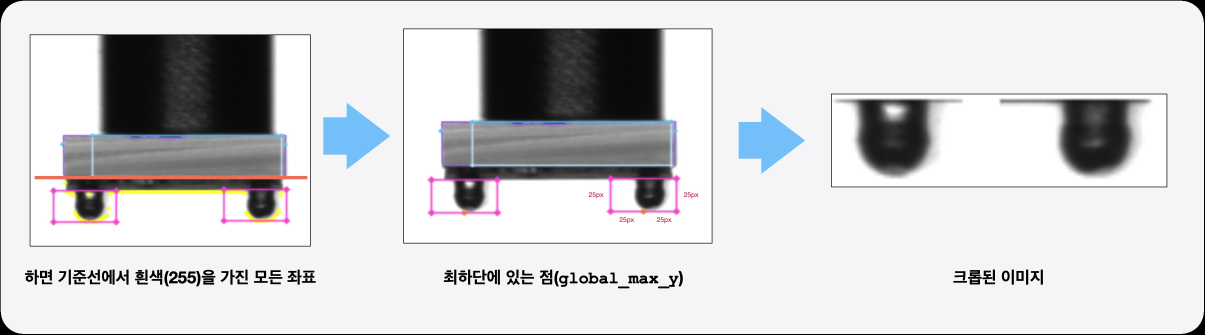
#> input picture assets/side-ball-example.png, 3614 x 1004 px (shown at 1/3 size); its folder holds only this picture in this run
$ python -i pipeline.py   (imports and definitions only)
#> lines starting #> are read from the running program, lines starting #| are printed output that depends on the picture; after the words box and inside, x2 and y2 are one past the last pixel; in counts of white or black regions, pixels touching at a corner belong together
### general.py
"""도메인과 UI에 독립적인 파일·이미지·메모 공통 기능."""

import csv
from datetime import datetime
from pathlib import Path

import cv2
import numpy as np
from PIL import Image


NOTE_CSV_FIELDS = ("path", "filename", "note", "created_at", "modified_at")


def to_grayscale(image):
    """이미지를 그레이스케일로 변환한다."""
    if image.ndim == 2:
        return image.copy()
    if image.shape[2] == 4:
        return cv2.cvtColor(image, cv2.COLOR_BGRA2GRAY) # 4채널 -> 1채널
    return cv2.cvtColor(image, cv2.COLOR_BGR2GRAY) # 3채널 -> 1채널


# [61 lines left out: functions to_bgr, to_bgra, load_ab_tiff_pages, next_capture_path, label_from_filename, not called in this run]


class NotesRepository:
    """CSV에 파일별 메모를 조회하고 갱신한다."""

    def __init__(self, csv_path):
        self.csv_path = Path(csv_path)

    # [53 lines left out: functions find, upsert, _read_all, _write_all, not called in this run]

### bottom/pipeline.py
"""A 영상의 칩 위치를 찾고 6개 ROI에서 원 후보를 검사한다."""

from dataclasses import dataclass, field
from typing import List, Optional, Tuple

import cv2
import numpy as np

from general import load_ab_tiff_pages, to_bgr, to_grayscale
from .circles import CircleRegion, create_circle_roi_preview, draw_circle_regions, find_circle_regions


# 현재 Bottom 영상은 검은 배경에 사각 칩 한 개가 놓인 구성을 전제로 한다.
MIN_CHIP_AREA_RATIO = 0.03 # 3%
MAX_CHIP_AREA_RATIO = 0.80 # 80%
MIN_CHIP_ASPECT_RATIO = 0.65
MIN_CHIP_RECTANGULARITY = 0.80
MIN_BACKGROUND_CONTRAST = 20.0
CHIP_CENTER_COLOR = (255, 145, 0)  # BGR, 파란 중심 표시


@dataclass
class ChipLocation:
    """원본 A 좌표계의 칩 외곽, 회전 사각형과 위치 정보."""

    contour: np.ndarray
    corners: np.ndarray  # 좌상, 우상, 우하, 좌하 순서
    center: Tuple[float, float]
    size: Tuple[float, float]
    angle_degrees: float
    bounding_rect: Tuple[int, int, int, int]
    area: float


@dataclass
class BottomDetectionResult:
    """칩 위치와 원 후보 결과. 원 후보 통과는 양품 판정을 뜻하지 않는다."""

    raw_image_a: np.ndarray
    raw_image_b: np.ndarray
    chip: Optional[ChipLocation] # 칩 위치 정보
    source_visualization: np.ndarray
    chip_mask: np.ndarray # 칩 내부 255 영역 마스크
    threshold: float # 이진화시 밝기 임계값
    chip_crop: Optional[np.ndarray] = None # 원 검출을 위한 크롭된 이미지
    circle_regions: List[CircleRegion] = field(default_factory=list) # 원 검출 결과 리스트
    circle_preview: Optional[np.ndarray] = None # 원 검출 프리뷰 이미지
    roi_preview: Optional[np.ndarray] = None # ROI 프리뷰 이미지

    # [33 lines left out: functions is_detected, candidate_count, review_count, missing_count, all_regions_accepted, _ordered_corners, not called in this run]


def _binarize(image):
    """회색 기판만 남기는 이진화 작업 수행"""

    # 입력된 이미지가 적합한 규격인지 검사
    if (
        image.dtype != np.uint8 # 픽셀당 8비트 정수형인지(0~255)
        or image.ndim not in (2, 3) # 2채널 또는 3채널 이미지인지
        or (image.ndim == 3 and image.shape[2] not in (3, 4)) # 3채널이면서 3채널 또는 4채널인지
    ):
        raise ValueError("Bottom 검출에는 8비트 영상이 필요합니다.")

    gray = to_grayscale(image) # 그레이 스케일 변환
    blurred = cv2.GaussianBlur(gray, (3, 3), 0) # 3x3 가우시안 블러 적용
    border = np.concatenate((blurred[0], blurred[-1], blurred[:, 0], blurred[:, -1])) # 영상 4개의 테두리픽셀 추출
    background = float(np.median(border)) # 테두리 픽셀의 중앙값으로 밝기 산출

    otsu_threshold, _ = cv2.threshold(blurred, 0, 255, cv2.THRESH_BINARY + cv2.THRESH_OTSU) # 오츠 이진화 적용
    threshold = max(background + MIN_BACKGROUND_CONTRAST, (background + otsu_threshold) / 2) # 이진화 임계값 설정
    _, binary = cv2.threshold(blurred, threshold, 255, cv2.THRESH_BINARY) # 이진화 수행
    return binary, threshold


def _locate_bottom_chip(binary):
    """이진화된 영상에서 칩 위치를 찾는다."""
    height, width = binary.shape
    binary = cv2.morphologyEx(binary, cv2.MORPH_CLOSE, np.ones((3, 3), dtype=np.uint8)) # 닫힘 연산으로 결점 방지
    contours, _ = cv2.findContours(binary, cv2.RETR_EXTERNAL, cv2.CHAIN_APPROX_SIMPLE) # 가장 바깥쪽 외곽선만 추출

    candidates = []
    image_area = height * width
    for contour in contours:
        # 1. 면적 비율 검사 (전체 면적 크기 대비 3% ~80%에 해당하는지)
        area = float(cv2.contourArea(contour))
        if not MIN_CHIP_AREA_RATIO * image_area <= area <= MAX_CHIP_AREA_RATIO * image_area:
            continue

        # 2. 최소 영역 회전 사각형 산출
        rect = cv2.minAreaRect(contour)
        rect_width, rect_height = rect[1]
        rect_area = rect_width * rect_height
        if rect_area <= 0:
            continue

        # 3. 종횡비 검사
        if min(rect_width, rect_height) / max(rect_width, rect_height) < MIN_CHIP_ASPECT_RATIO:
            continue

        # 4. 직사각형도 검사
        if area / rect_area < MIN_CHIP_RECTANGULARITY:
            continue

        # 5. 화면 잘림 검사
        x, y, box_width, box_height = cv2.boundingRect(contour)
        if x <= 0 or y <= 0 or x + box_width >= width or y + box_height >= height:
            continue

        candidates.append((area, contour, rect, (x, y, box_width, box_height))) # 칩 형태 후보군 등록

    mask = np.zeros_like(binary)
    if not candidates:
        return None, mask

    # 통과한 후보 중 가장 면적이 큰(max) 객체를 최종 칩을 선택
    area, contour, rect, bounds = max(candidates, key=lambda candidate: candidate[0])

    corners = _ordered_corners(rect)
    top_edge = corners[1] - corners[0]
    left_edge = corners[3] - corners[0]
    chip = ChipLocation(
        contour=contour,
        corners=corners,
        center=tuple(float(value) for value in rect[0]), # 중심점
        size=(float(np.linalg.norm(top_edge)), float(np.linalg.norm(left_edge))), # 실제 가로/세로 길이
        angle_degrees=float(np.degrees(np.arctan2(top_edge[1], top_edge[0]))), # 기울어진 각도
        bounding_rect=bounds, # 정방형 바운딩 박스
        area=area, # 침 면적
    )
    cv2.drawContours(mask, [contour], -1, 255, cv2.FILLED) # 칩 내부를 채운 이진 마스크
    return chip, mask


def find_bottom_chip(image_a):
    binary, threshold = _binarize(image_a)
    chip, mask = _locate_bottom_chip(binary)
    return chip, mask, threshold


# [28 lines left out: function run_bottom_detection, not called in this run]

>>> import cv2
>>> picture = cv2.imread('../assets/side-ball-example.png')
#> picture is the input picture: shape (1004, 3614, 3); mean B, G, R 209.9, 207.7, 207.6
>>> result = find_bottom_chip(picture)
#> in to_grayscale, `return cv2.cvtColor(image, cv2.COLOR_BGR2GRAY)`:
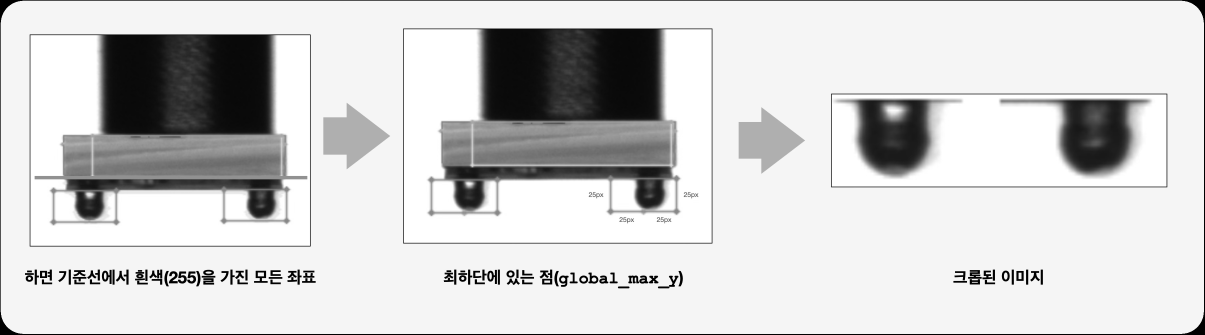
#> returned value: shape (1004, 3614) (shown at 1/3 size); min 0, max 255, mean 207.8
#> in _binarize, `border = np.concatenate((blurred[0], blurred[-1], blurred[:, 0], blurr..`: border = 9236 values, max 2 at index 8167, min 0 at index 0, mean 0.712
#> in _binarize, `background = float(np.median(border))`: background = 1
#> in _binarize, `otsu_threshold, _ = cv2.threshold(blurred, 0, 255, cv2.THRESH_BINARY +..`: otsu_threshold = 150
#> in _binarize, `threshold = max(background + MIN_BACKGROUND_CONTRAST, (background + ot..`: threshold = 75.5
#> in _binarize, `_, binary = cv2.threshold(blurred, threshold, 255, cv2.THRESH_BINARY)`:
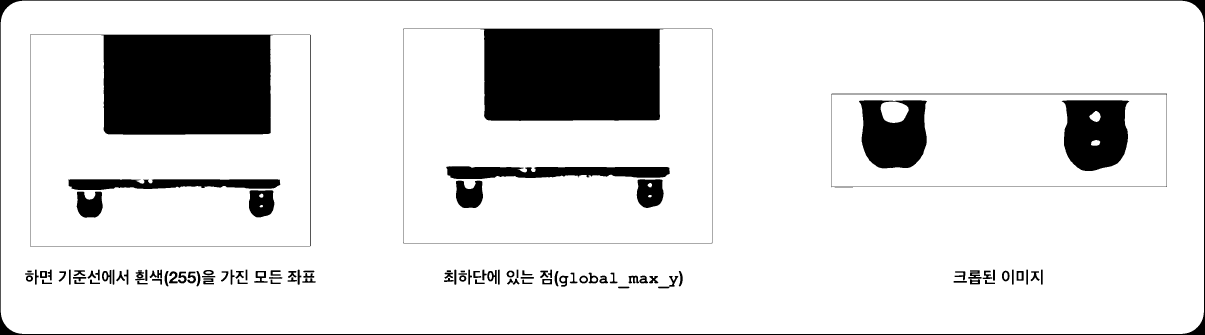
#> binary: shape (1004, 3614) (shown at 1/3 size); 86.9% white; 112 black regions (2 under 20 px), largest, box (x1, y1, x2, y2) and area: (90, 104, 932, 739) 152735, (1210, 86, 2137, 730) 147490, (3185, 301, 3388, 513) 34546
#> in _locate_bottom_chip, `binary = cv2.morphologyEx(binary, cv2.MORPH_CLOSE, np.ones((3, 3), dty..`:
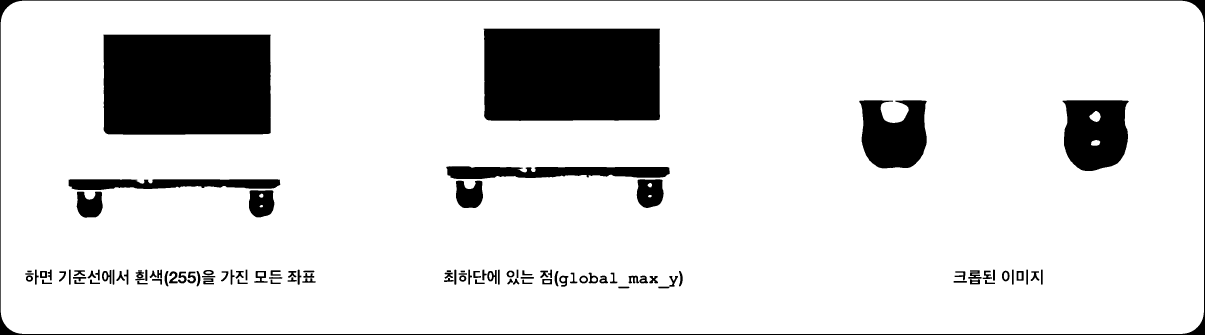
#> binary: shape (1004, 3614) (shown at 1/3 size); 87.1% white; 110 black regions
#> in _locate_bottom_chip, `contours, _ = cv2.findContours(binary, cv2.RETR_EXTERNAL, cv2.CHAIN_AP..`: contours = 1 contour; box (x1, y1, x2, y2) and area: (2, 2, 3612, 1002) 3601410
#> the loop in _locate_bottom_chip, `for contour in contours:` made 1 pass
#> area on pass 1: 3601410.5
#> after the loop in _locate_bottom_chip, `for contour in contours:`: candidates = []
#> in find_bottom_chip, `chip, mask = _locate_bottom_chip(binary)`: mask: shape (1004, 3614); every value is 0
